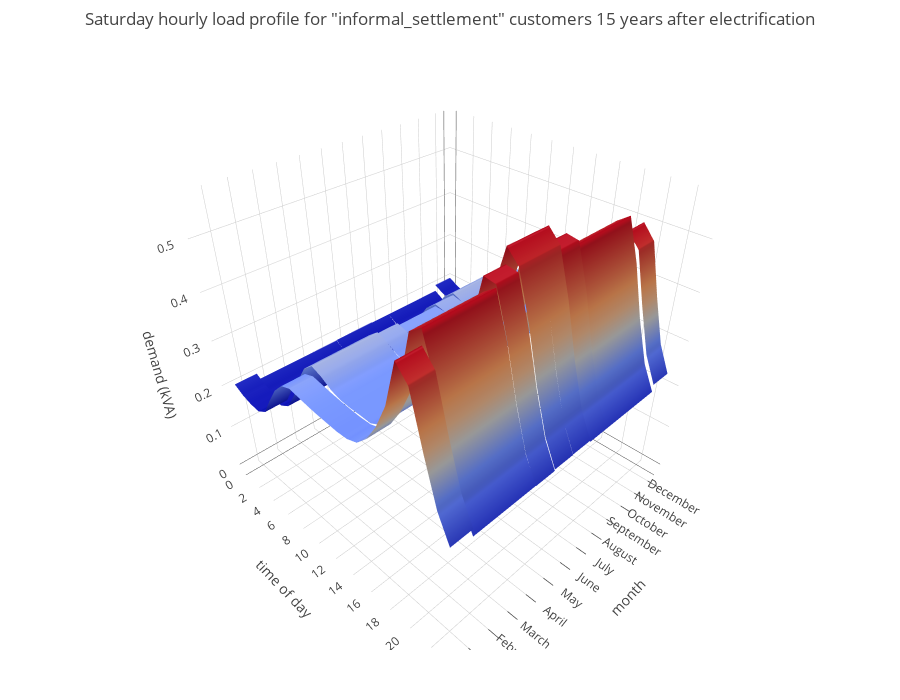

The code cell stored with this chart in its notebook:
### Code cell
eh.plotHourlyProfiles('informal_settlement', daytype='Saturday', years_electrified=15, model = 'expert')

### Figure 1 — Plotly figure (JSON) as saved in the notebook; plotly's stock layout.template omitted (floating-point values rounded to 4 significant figures)
{"data": [{"hoverinfo": "name+text", "name": "December", "showscale": false, "text": [["0h00<br /> 0.203 kVA"], ["1h00<br /> 0.191 kVA"], ["2h00<br /> 0.184 kVA"], ["3h00<br /> 0.182 kVA"], ["4h00<br /> 0.195 kVA"], ["5h00<br /> 0.235 kVA"], ["6h00<br /> 0.271 kVA"], ["7h00<br /> 0.294 kVA"], ["8h00<br /> 0.302 kVA"], ["9h00<br /> 0.298 kVA"], ["10h00<br /> 0.294 kVA"], ["11h00<br /> 0.291 kVA"], ["12h00<br /> 0.289 kVA"], ["13h00<br /> 0.287 kVA"], ["14h00<br /> 0.288 kVA"], ["15h00<br /> 0.296 kVA"], ["16h00<br /> 0.319 kVA"], ["17h00<br /> 0.357 kVA"], ["18h00<br /> 0.409 kVA"], ["19h00<br /> 0.497 kVA"], ["20h00<br /> 0.470 kVA"], ["21h00<br /> 0.371 kVA"], ["22h00<br /> 0.282 kVA"], ["23h00<br /> 0.228 kVA"]], "type": "surface", "x": [[0, 1], [0, 1], [0, 1], [0, 1], [0, 1], [0, 1], [0, 1], [0, 1], [0, 1], [0, 1], [0, 1], [0, 1], [0, 1], [0, 1], [0, 1], [0, 1], [0, 1], [0, 1], [0, 1], [0, 1], [0, 1], [0, 1], [0, 1], [0, 1]], "y": [[0, 0], [1, 1], [2, 2], [3, 3], [4, 4], [5, 5], [6, 6], [7, 7], [8, 8], [9, 9], [10, 10], [11, 11], [12, 12], [13, 13], [14, 14], [15, 15], [16, 16], [17, 17], [18, 18], [19, 19], [20, 20], [21, 21], [22, 22], [23, 23]], "z": [[0.203, 0.203], [0.191, 0.191], [0.184, 0.184], [0.182, 0.182], [0.195, 0.195], [0.235, 0.235], [0.271, 0.271], [0.294, 0.294], [0.302, 0.302], [0.298, 0.298], [0.294, 0.294], [0.291, 0.291], [0.289, 0.289], [0.287, 0.287], [0.288, 0.288], [0.296, 0.296], [0.319, 0.319], [0.357, 0.357], [0.409, 0.409], [0.497, 0.497], [0.47, 0.47], [0.371, 0.371], [0.282, 0.282], [0.228, 0.228]]}, {"hoverinfo": "name+text", "name": "November", "showscale": false, "text": [["0h00<br /> 0.188 kVA"], ["1h00<br /> 0.175 kVA"], ["2h00<br /> 0.168 kVA"], ["3h00<br /> 0.168 kVA"], ["4h00<br /> 0.181 kVA"], ["5h00<br /> 0.217 kVA"], ["6h00<br /> 0.267 kVA"], ["7h00<br /> 0.305 kVA"], ["8h00<br /> 0.323 kVA"], ["9h00<br /> 0.314 kVA"], ["10h00<br /> 0.300 kVA"], ["11h00<br /> 0.293 kVA"], ["12h00<br /> 0.291 kVA"], ["13h00<br /> 0.291 kVA"], ["14h00<br /> 0.290 kVA"], ["15h00<br /> 0.302 kVA"], ["16h00<br /> 0.334 kVA"], ["17h00<br /> 0.405 kVA"], ["18h00<br /> 0.507 kVA"], ["19h00<br /> 0.524 kVA"], ["20h00<br /> 0.446 kVA"], ["21h00<br /> 0.345 kVA"], ["22h00<br /> 0.262 kVA"], ["23h00<br /> 0.212 kVA"]], "type": "surface", "x": [[1, 2], [1, 2], [1, 2], [1, 2], [1, 2], [1, 2], [1, 2], [1, 2], [1, 2], [1, 2], [1, 2], [1, 2], [1, 2], [1, 2], [1, 2], [1, 2], [1, 2], [1, 2], [1, 2], [1, 2], [1, 2], [1, 2], [1, 2], [1, 2]], "y": [[0, 0], [1, 1], [2, 2], [3, 3], [4, 4], [5, 5], [6, 6], [7, 7], [8, 8], [9, 9], [10, 10], [11, 11], [12, 12], [13, 13], [14, 14], [15, 15], [16, 16], [17, 17], [18, 18], [19, 19], [20, 20], [21, 21], [22, 22], [23, 23]], "z": [[0.188, 0.188], [0.175, 0.175], [0.168, 0.168], [0.168, 0.168], [0.181, 0.181], [0.217, 0.217], [0.267, 0.267], [0.305, 0.305], [0.323, 0.323], [0.314, 0.314], [0.3, 0.3], [0.293, 0.293], [0.291, 0.291], [0.291, 0.291], [0.29, 0.29], [0.302, 0.302], [0.334, 0.334], [0.405, 0.405], [0.507, 0.507], [0.524, 0.524], [0.446, 0.446], [0.345, 0.345], [0.262, 0.262], [0.212, 0.212]]}, {"hoverinfo": "name+text", "name": "October", "showscale": false, "text": [["0h00<br /> 0.188 kVA"], ["1h00<br /> 0.175 kVA"], ["2h00<br /> 0.168 kVA"], ["3h00<br /> 0.168 kVA"], ["4h00<br /> 0.181 kVA"], ["5h00<br /> 0.217 kVA"], ["6h00<br /> 0.267 kVA"], ["7h00<br /> 0.305 kVA"], ["8h00<br /> 0.323 kVA"], ["9h00<br /> 0.314 kVA"], ["10h00<br /> 0.300 kVA"], ["11h00<br /> 0.293 kVA"], ["12h00<br /> 0.291 kVA"], ["13h00<br /> 0.291 kVA"], ["14h00<br /> 0.290 kVA"], ["15h00<br /> 0.302 kVA"], ["16h00<br /> 0.334 kVA"], ["17h00<br /> 0.405 kVA"], ["18h00<br /> 0.507 kVA"], ["19h00<br /> 0.524 kVA"], ["20h00<br /> 0.446 kVA"], ["21h00<br /> 0.345 kVA"], ["22h00<br /> 0.262 kVA"], ["23h00<br /> 0.212 kVA"]], "type": "surface", "x": [[2, 3], [2, 3], [2, 3], [2, 3], [2, 3], [2, 3], [2, 3], [2, 3], [2, 3], [2, 3], [2, 3], [2, 3], [2, 3], [2, 3], [2, 3], [2, 3], [2, 3], [2, 3], [2, 3], [2, 3], [2, 3], [2, 3], [2, 3], [2, 3]], "y": [[0, 0], [1, 1], [2, 2], [3, 3], [4, 4], [5, 5], [6, 6], [7, 7], [8, 8], [9, 9], [10, 10], [11, 11], [12, 12], [13, 13], [14, 14], [15, 15], [16, 16], [17, 17], [18, 18], [19, 19], [20, 20], [21, 21], [22, 22], [23, 23]], "z": [[0.188, 0.188], [0.175, 0.175], [0.168, 0.168], [0.168, 0.168], [0.181, 0.181], [0.217, 0.217], [0.267, 0.267], [0.305, 0.305], [0.323, 0.323], [0.314, 0.314], [0.3, 0.3], [0.293, 0.293], [0.291, 0.291], [0.291, 0.291], [0.29, 0.29], [0.302, 0.302], [0.334, 0.334], [0.405, 0.405], [0.507, 0.507], [0.524, 0.524], [0.446, 0.446], [0.345, 0.345], [0.262, 0.262], [0.212, 0.212]]}, {"hoverinfo": "name+text", "name": "September", "showscale": false, "text": [["0h00<br /> 0.188 kVA"], ["1h00<br /> 0.175 kVA"], ["2h00<br /> 0.168 kVA"], ["3h00<br /> 0.168 kVA"], ["4h00<br /> 0.181 kVA"], ["5h00<br /> 0.217 kVA"], ["6h00<br /> 0.267 kVA"], ["7h00<br /> 0.305 kVA"], ["8h00<br /> 0.323 kVA"], ["9h00<br /> 0.314 kVA"], ["10h00<br /> 0.300 kVA"], ["11h00<br /> 0.293 kVA"], ["12h00<br /> 0.291 kVA"], ["13h00<br /> 0.291 kVA"], ["14h00<br /> 0.290 kVA"], ["15h00<br /> 0.302 kVA"], ["16h00<br /> 0.334 kVA"], ["17h00<br /> 0.405 kVA"], ["18h00<br /> 0.507 kVA"], ["19h00<br /> 0.524 kVA"], ["20h00<br /> 0.446 kVA"], ["21h00<br /> 0.345 kVA"], ["22h00<br /> 0.262 kVA"], ["23h00<br /> 0.212 kVA"]], "type": "surface", "x": [[3, 4], [3, 4], [3, 4], [3, 4], [3, 4], [3, 4], [3, 4], [3, 4], [3, 4], [3, 4], [3, 4], [3, 4], [3, 4], [3, 4], [3, 4], [3, 4], [3, 4], [3, 4], [3, 4], [3, 4], [3, 4], [3, 4], [3, 4], [3, 4]], "y": [[0, 0], [1, 1], [2, 2], [3, 3], [4, 4], [5, 5], [6, 6], [7, 7], [8, 8], [9, 9], [10, 10], [11, 11], [12, 12], [13, 13], [14, 14], [15, 15], [16, 16], [17, 17], [18, 18], [19, 19], [20, 20], [21, 21], [22, 22], [23, 23]], "z": [[0.188, 0.188], [0.175, 0.175], [0.168, 0.168], [0.168, 0.168], [0.181, 0.181], [0.217, 0.217], [0.267, 0.267], [0.305, 0.305], [0.323, 0.323], [0.314, 0.314], [0.3, 0.3], [0.293, 0.293], [0.291, 0.291], [0.291, 0.291], [0.29, 0.29], [0.302, 0.302], [0.334, 0.334], [0.405, 0.405], [0.507, 0.507], [0.524, 0.524], [0.446, 0.446], [0.345, 0.345], [0.262, 0.262], [0.212, 0.212]]}, {"hoverinfo": "name+text", "name": "August", "showscale": false, "text": [["0h00<br /> 0.188 kVA"], ["1h00<br /> 0.173 kVA"], ["2h00<br /> 0.166 kVA"], ["3h00<br /> 0.166 kVA"], ["4h00<br /> 0.178 kVA"], ["5h00<br /> 0.218 kVA"], ["6h00<br /> 0.265 kVA"], ["7h00<br /> 0.300 kVA"], ["8h00<br /> 0.319 kVA"], ["9h00<br /> 0.314 kVA"], ["10h00<br /> 0.301 kVA"], ["11h00<br /> 0.294 kVA"], ["12h00<br /> 0.293 kVA"], ["13h00<br /> 0.293 kVA"], ["14h00<br /> 0.292 kVA"], ["15h00<br /> 0.304 kVA"], ["16h00<br /> 0.336 kVA"], ["17h00<br /> 0.415 kVA"], ["18h00<br /> 0.533 kVA"], ["19h00<br /> 0.529 kVA"], ["20h00<br /> 0.449 kVA"], ["21h00<br /> 0.347 kVA"], ["22h00<br /> 0.263 kVA"], ["23h00<br /> 0.212 kVA"]], "type": "surface", "x": [[4, 5], [4, 5], [4, 5], [4, 5], [4, 5], [4, 5], [4, 5], [4, 5], [4, 5], [4, 5], [4, 5], [4, 5], [4, 5], [4, 5], [4, 5], [4, 5], [4, 5], [4, 5], [4, 5], [4, 5], [4, 5], [4, 5], [4, 5], [4, 5]], "y": [[0, 0], [1, 1], [2, 2], [3, 3], [4, 4], [5, 5], [6, 6], [7, 7], [8, 8], [9, 9], [10, 10], [11, 11], [12, 12], [13, 13], [14, 14], [15, 15], [16, 16], [17, 17], [18, 18], [19, 19], [20, 20], [21, 21], [22, 22], [23, 23]], "z": [[0.188, 0.188], [0.173, 0.173], [0.166, 0.166], [0.166, 0.166], [0.178, 0.178], [0.218, 0.218], [0.265, 0.265], [0.3, 0.3], [0.319, 0.319], [0.314, 0.314], [0.301, 0.301], [0.294, 0.294], [0.293, 0.293], [0.293, 0.293], [0.292, 0.292], [0.304, 0.304], [0.336, 0.336], [0.415, 0.415], [0.533, 0.533], [0.529, 0.529], [0.449, 0.449], [0.347, 0.347], [0.263, 0.263], [0.212, 0.212]]}, {"hoverinfo": "name+text", "name": "July", "showscale": false, "text": [["0h00<br /> 0.189 kVA"], ["1h00<br /> 0.173 kVA"], ["2h00<br /> 0.165 kVA"], ["3h00<br /> 0.165 kVA"], ["4h00<br /> 0.176 kVA"], ["5h00<br /> 0.218 kVA"], ["6h00<br /> 0.260 kVA"], ["7h00<br /> 0.293 kVA"], ["8h00<br /> 0.315 kVA"], ["9h00<br /> 0.314 kVA"], ["10h00<br /> 0.303 kVA"], ["11h00<br /> 0.295 kVA"], ["12h00<br /> 0.294 kVA"], ["13h00<br /> 0.294 kVA"], ["14h00<br /> 0.293 kVA"], ["15h00<br /> 0.304 kVA"], ["16h00<br /> 0.337 kVA"], ["17h00<br /> 0.457 kVA"], ["18h00<br /> 0.562 kVA"], ["19h00<br /> 0.538 kVA"], ["20h00<br /> 0.455 kVA"], ["21h00<br /> 0.353 kVA"], ["22h00<br /> 0.267 kVA"], ["23h00<br /> 0.215 kVA"]], "type": "surface", "x": [[5, 6], [5, 6], [5, 6], [5, 6], [5, 6], [5, 6], [5, 6], [5, 6], [5, 6], [5, 6], [5, 6], [5, 6], [5, 6], [5, 6], [5, 6], [5, 6], [5, 6], [5, 6], [5, 6], [5, 6], [5, 6], [5, 6], [5, 6], [5, 6]], "y": [[0, 0], [1, 1], [2, 2], [3, 3], [4, 4], [5, 5], [6, 6], [7, 7], [8, 8], [9, 9], [10, 10], [11, 11], [12, 12], [13, 13], [14, 14], [15, 15], [16, 16], [17, 17], [18, 18], [19, 19], [20, 20], [21, 21], [22, 22], [23, 23]], "z": [[0.189, 0.189], [0.173, 0.173], [0.165, 0.165], [0.165, 0.165], [0.176, 0.176], [0.218, 0.218], [0.26, 0.26], [0.293, 0.293], [0.315, 0.315], [0.314, 0.314], [0.303, 0.303], [0.295, 0.295], [0.294, 0.294], [0.294, 0.294], [0.293, 0.293], [0.304, 0.304], [0.337, 0.337], [0.457, 0.457], [0.562, 0.562], [0.538, 0.538], [0.455, 0.455], [0.353, 0.353], [0.267, 0.267], [0.215, 0.215]]}, {"hoverinfo": "name+text", "name": "June", "showscale": false, "text": [["0h00<br /> 0.189 kVA"], ["1h00<br /> 0.173 kVA"], ["2h00<br /> 0.165 kVA"], ["3h00<br /> 0.165 kVA"], ["4h00<br /> 0.176 kVA"], ["5h00<br /> 0.218 kVA"], ["6h00<br /> 0.260 kVA"], ["7h00<br /> 0.293 kVA"], ["8h00<br /> 0.315 kVA"], ["9h00<br /> 0.314 kVA"], ["10h00<br /> 0.303 kVA"], ["11h00<br /> 0.295 kVA"], ["12h00<br /> 0.294 kVA"], ["13h00<br /> 0.294 kVA"], ["14h00<br /> 0.293 kVA"], ["15h00<br /> 0.304 kVA"], ["16h00<br /> 0.337 kVA"], ["17h00<br /> 0.474 kVA"], ["18h00<br /> 0.562 kVA"], ["19h00<br /> 0.538 kVA"], ["20h00<br /> 0.455 kVA"], ["21h00<br /> 0.352 kVA"], ["22h00<br /> 0.267 kVA"], ["23h00<br /> 0.214 kVA"]], "type": "surface", "x": [[6, 7], [6, 7], [6, 7], [6, 7], [6, 7], [6, 7], [6, 7], [6, 7], [6, 7], [6, 7], [6, 7], [6, 7], [6, 7], [6, 7], [6, 7], [6, 7], [6, 7], [6, 7], [6, 7], [6, 7], [6, 7], [6, 7], [6, 7], [6, 7]], "y": [[0, 0], [1, 1], [2, 2], [3, 3], [4, 4], [5, 5], [6, 6], [7, 7], [8, 8], [9, 9], [10, 10], [11, 11], [12, 12], [13, 13], [14, 14], [15, 15], [16, 16], [17, 17], [18, 18], [19, 19], [20, 20], [21, 21], [22, 22], [23, 23]], "z": [[0.189, 0.189], [0.173, 0.173], [0.165, 0.165], [0.165, 0.165], [0.176, 0.176], [0.218, 0.218], [0.26, 0.26], [0.293, 0.293], [0.315, 0.315], [0.314, 0.314], [0.303, 0.303], [0.295, 0.295], [0.294, 0.294], [0.294, 0.294], [0.293, 0.293], [0.304, 0.304], [0.337, 0.337], [0.474, 0.474], [0.562, 0.562], [0.538, 0.538], [0.455, 0.455], [0.352, 0.352], [0.267, 0.267], [0.214, 0.214]]}, {"hoverinfo": "name+text", "name": "May", "showscale": false, "text": [["0h00<br /> 0.188 kVA"], ["1h00<br /> 0.173 kVA"], ["2h00<br /> 0.166 kVA"], ["3h00<br /> 0.166 kVA"], ["4h00<br /> 0.178 kVA"], ["5h00<br /> 0.218 kVA"], ["6h00<br /> 0.265 kVA"], ["7h00<br /> 0.300 kVA"], ["8h00<br /> 0.320 kVA"], ["9h00<br /> 0.314 kVA"], ["10h00<br /> 0.301 kVA"], ["11h00<br /> 0.294 kVA"], ["12h00<br /> 0.293 kVA"], ["13h00<br /> 0.293 kVA"], ["14h00<br /> 0.292 kVA"], ["15h00<br /> 0.304 kVA"], ["16h00<br /> 0.336 kVA"], ["17h00<br /> 0.434 kVA"], ["18h00<br /> 0.533 kVA"], ["19h00<br /> 0.529 kVA"], ["20h00<br /> 0.448 kVA"], ["21h00<br /> 0.347 kVA"], ["22h00<br /> 0.263 kVA"], ["23h00<br /> 0.211 kVA"]], "type": "surface", "x": [[7, 8], [7, 8], [7, 8], [7, 8], [7, 8], [7, 8], [7, 8], [7, 8], [7, 8], [7, 8], [7, 8], [7, 8], [7, 8], [7, 8], [7, 8], [7, 8], [7, 8], [7, 8], [7, 8], [7, 8], [7, 8], [7, 8], [7, 8], [7, 8]], "y": [[0, 0], [1, 1], [2, 2], [3, 3], [4, 4], [5, 5], [6, 6], [7, 7], [8, 8], [9, 9], [10, 10], [11, 11], [12, 12], [13, 13], [14, 14], [15, 15], [16, 16], [17, 17], [18, 18], [19, 19], [20, 20], [21, 21], [22, 22], [23, 23]], "z": [[0.188, 0.188], [0.173, 0.173], [0.166, 0.166], [0.166, 0.166], [0.178, 0.178], [0.218, 0.218], [0.265, 0.265], [0.3, 0.3], [0.32, 0.32], [0.314, 0.314], [0.301, 0.301], [0.294, 0.294], [0.293, 0.293], [0.293, 0.293], [0.292, 0.292], [0.304, 0.304], [0.336, 0.336], [0.434, 0.434], [0.533, 0.533], [0.529, 0.529], [0.448, 0.448], [0.347, 0.347], [0.263, 0.263], [0.211, 0.211]]}, {"hoverinfo": "name+text", "name": "April", "showscale": false, "text": [["0h00<br /> 0.188 kVA"], ["1h00<br /> 0.175 kVA"], ["2h00<br /> 0.168 kVA"], ["3h00<br /> 0.168 kVA"], ["4h00<br /> 0.181 kVA"], ["5h00<br /> 0.217 kVA"], ["6h00<br /> 0.267 kVA"], ["7h00<br /> 0.305 kVA"], ["8h00<br /> 0.323 kVA"], ["9h00<br /> 0.314 kVA"], ["10h00<br /> 0.300 kVA"], ["11h00<br /> 0.293 kVA"], ["12h00<br /> 0.291 kVA"], ["13h00<br /> 0.291 kVA"], ["14h00<br /> 0.290 kVA"], ["15h00<br /> 0.302 kVA"], ["16h00<br /> 0.334 kVA"], ["17h00<br /> 0.405 kVA"], ["18h00<br /> 0.507 kVA"], ["19h00<br /> 0.524 kVA"], ["20h00<br /> 0.446 kVA"], ["21h00<br /> 0.345 kVA"], ["22h00<br /> 0.262 kVA"], ["23h00<br /> 0.212 kVA"]], "type": "surface", "x": [[8, 9], [8, 9], [8, 9], [8, 9], [8, 9], [8, 9], [8, 9], [8, 9], [8, 9], [8, 9], [8, 9], [8, 9], [8, 9], [8, 9], [8, 9], [8, 9], [8, 9], [8, 9], [8, 9], [8, 9], [8, 9], [8, 9], [8, 9], [8, 9]], "y": [[0, 0], [1, 1], [2, 2], [3, 3], [4, 4], [5, 5], [6, 6], [7, 7], [8, 8], [9, 9], [10, 10], [11, 11], [12, 12], [13, 13], [14, 14], [15, 15], [16, 16], [17, 17], [18, 18], [19, 19], [20, 20], [21, 21], [22, 22], [23, 23]], "z": [[0.188, 0.188], [0.175, 0.175], [0.168, 0.168], [0.168, 0.168], [0.181, 0.181], [0.217, 0.217], [0.267, 0.267], [0.305, 0.305], [0.323, 0.323], [0.314, 0.314], [0.3, 0.3], [0.293, 0.293], [0.291, 0.291], [0.291, 0.291], [0.29, 0.29], [0.302, 0.302], [0.334, 0.334], [0.405, 0.405], [0.507, 0.507], [0.524, 0.524], [0.446, 0.446], [0.345, 0.345], [0.262, 0.262], [0.212, 0.212]]}, {"hoverinfo": "name+text", "name": "March", "showscale": false, "text": [["0h00<br /> 0.188 kVA"], ["1h00<br /> 0.175 kVA"], ["2h00<br /> 0.168 kVA"], ["3h00<br /> 0.168 kVA"], ["4h00<br /> 0.181 kVA"], ["5h00<br /> 0.217 kVA"], ["6h00<br /> 0.267 kVA"], ["7h00<br /> 0.305 kVA"], ["8h00<br /> 0.323 kVA"], ["9h00<br /> 0.314 kVA"], ["10h00<br /> 0.300 kVA"], ["11h00<br /> 0.293 kVA"], ["12h00<br /> 0.291 kVA"], ["13h00<br /> 0.291 kVA"], ["14h00<br /> 0.290 kVA"], ["15h00<br /> 0.302 kVA"], ["16h00<br /> 0.334 kVA"], ["17h00<br /> 0.405 kVA"], ["18h00<br /> 0.507 kVA"], ["19h00<br /> 0.524 kVA"], ["20h00<br /> 0.446 kVA"], ["21h00<br /> 0.345 kVA"], ["22h00<br /> 0.262 kVA"], ["23h00<br /> 0.212 kVA"]], "type": "surface", "x": [[9, 10], [9, 10], [9, 10], [9, 10], [9, 10], [9, 10], [9, 10], [9, 10], [9, 10], [9, 10], [9, 10], [9, 10], [9, 10], [9, 10], [9, 10], [9, 10], [9, 10], [9, 10], [9, 10], [9, 10], [9, 10], [9, 10], [9, 10], [9, 10]], "y": [[0, 0], [1, 1], [2, 2], [3, 3], [4, 4], [5, 5], [6, 6], [7, 7], [8, 8], [9, 9], [10, 10], [11, 11], [12, 12], [13, 13], [14, 14], [15, 15], [16, 16], [17, 17], [18, 18], [19, 19], [20, 20], [21, 21], [22, 22], [23, 23]], "z": [[0.188, 0.188], [0.175, 0.175], [0.168, 0.168], [0.168, 0.168], [0.181, 0.181], [0.217, 0.217], [0.267, 0.267], [0.305, 0.305], [0.323, 0.323], [0.314, 0.314], [0.3, 0.3], [0.293, 0.293], [0.291, 0.291], [0.291, 0.291], [0.29, 0.29], [0.302, 0.302], [0.334, 0.334], [0.405, 0.405], [0.507, 0.507], [0.524, 0.524], [0.446, 0.446], [0.345, 0.345], [0.262, 0.262], [0.212, 0.212]]}, {"hoverinfo": "name+text", "name": "February", "showscale": false, "text": [["0h00<br /> 0.188 kVA"], ["1h00<br /> 0.175 kVA"], ["2h00<br /> 0.168 kVA"], ["3h00<br /> 0.168 kVA"], ["4h00<br /> 0.181 kVA"], ["5h00<br /> 0.217 kVA"], ["6h00<br /> 0.267 kVA"], ["7h00<br /> 0.305 kVA"], ["8h00<br /> 0.323 kVA"], ["9h00<br /> 0.314 kVA"], ["10h00<br /> 0.300 kVA"], ["11h00<br /> 0.293 kVA"], ["12h00<br /> 0.291 kVA"], ["13h00<br /> 0.291 kVA"], ["14h00<br /> 0.290 kVA"], ["15h00<br /> 0.302 kVA"], ["16h00<br /> 0.334 kVA"], ["17h00<br /> 0.405 kVA"], ["18h00<br /> 0.507 kVA"], ["19h00<br /> 0.524 kVA"], ["20h00<br /> 0.446 kVA"], ["21h00<br /> 0.345 kVA"], ["22h00<br /> 0.262 kVA"], ["23h00<br /> 0.212 kVA"]], "type": "surface", "x": [[10, 11], [10, 11], [10, 11], [10, 11], [10, 11], [10, 11], [10, 11], [10, 11], [10, 11], [10, 11], [10, 11], [10, 11], [10, 11], [10, 11], [10, 11], [10, 11], [10, 11], [10, 11], [10, 11], [10, 11], [10, 11], [10, 11], [10, 11], [10, 11]], "y": [[0, 0], [1, 1], [2, 2], [3, 3], [4, 4], [5, 5], [6, 6], [7, 7], [8, 8], [9, 9], [10, 10], [11, 11], [12, 12], [13, 13], [14, 14], [15, 15], [16, 16], [17, 17], [18, 18], [19, 19], [20, 20], [21, 21], [22, 22], [23, 23]], "z": [[0.188, 0.188], [0.175, 0.175], [0.168, 0.168], [0.168, 0.168], [0.181, 0.181], [0.217, 0.217], [0.267, 0.267], [0.305, 0.305], [0.323, 0.323], [0.314, 0.314], [0.3, 0.3], [0.293, 0.293], [0.291, 0.291], [0.291, 0.291], [0.29, 0.29], [0.302, 0.302], [0.334, 0.334], [0.405, 0.405], [0.507, 0.507], [0.524, 0.524], [0.446, 0.446], [0.345, 0.345], [0.262, 0.262], [0.212, 0.212]]}, {"hoverinfo": "name+text", "name": "January", "showscale": false, "text": [["0h00<br /> 0.203 kVA"], ["1h00<br /> 0.191 kVA"], ["2h00<br /> 0.184 kVA"], ["3h00<br /> 0.182 kVA"], ["4h00<br /> 0.195 kVA"], ["5h00<br /> 0.235 kVA"], ["6h00<br /> 0.271 kVA"], ["7h00<br /> 0.294 kVA"], ["8h00<br /> 0.302 kVA"], ["9h00<br /> 0.298 kVA"], ["10h00<br /> 0.294 kVA"], ["11h00<br /> 0.291 kVA"], ["12h00<br /> 0.289 kVA"], ["13h00<br /> 0.287 kVA"], ["14h00<br /> 0.288 kVA"], ["15h00<br /> 0.296 kVA"], ["16h00<br /> 0.319 kVA"], ["17h00<br /> 0.357 kVA"], ["18h00<br /> 0.409 kVA"], ["19h00<br /> 0.497 kVA"], ["20h00<br /> 0.470 kVA"], ["21h00<br /> 0.371 kVA"], ["22h00<br /> 0.282 kVA"], ["23h00<br /> 0.228 kVA"]], "type": "surface", "x": [[11, 12], [11, 12], [11, 12], [11, 12], [11, 12], [11, 12], [11, 12], [11, 12], [11, 12], [11, 12], [11, 12], [11, 12], [11, 12], [11, 12], [11, 12], [11, 12], [11, 12], [11, 12], [11, 12], [11, 12], [11, 12], [11, 12], [11, 12], [11, 12]], "y": [[0, 0], [1, 1], [2, 2], [3, 3], [4, 4], [5, 5], [6, 6], [7, 7], [8, 8], [9, 9], [10, 10], [11, 11], [12, 12], [13, 13], [14, 14], [15, 15], [16, 16], [17, 17], [18, 18], [19, 19], [20, 20], [21, 21], [22, 22], [23, 23]], "z": [[0.203, 0.203], [0.191, 0.191], [0.184, 0.184], [0.182, 0.182], [0.195, 0.195], [0.235, 0.235], [0.271, 0.271], [0.294, 0.294], [0.302, 0.302], [0.298, 0.298], [0.294, 0.294], [0.291, 0.291], [0.289, 0.289], [0.287, 0.287], [0.288, 0.288], [0.296, 0.296], [0.319, 0.319], [0.357, 0.357], [0.409, 0.409], [0.497, 0.497], [0.47, 0.47], [0.371, 0.371], [0.282, 0.282], [0.228, 0.228]]}], "layout": {"height": 700, "margin": {"b": 50, "l": 50, "pad": 10, "r": 50, "t": 50}, "scene": {"xaxis": {"ticktext": ["December", "November", "October", "September", "August", "July", "June", "May", "April", "March", "February", "January"], "tickvals": [0.5, 1.5, 2.5, 3.5, 4.5, 5.5, 6.5, 7.5, 8.5, 9.5, 10.5, 11.5], "tickwidth": 1.5, "title": "month", "type": "category"}, "yaxis": {"tickvals": [0, 2, 4, 6, 8, 10, 12, 14, 16, 18, 20, 22], "title": "time of day"}, "zaxis": {"rangemode": "tozero", "tickvals": [0, 0.1, 0.2, 0.3, 0.4, 0.5], "title": "demand (kVA)"}}, "title": "Saturday hourly load profile for \"informal_settlement\" customers 15 years after electrification"}}
